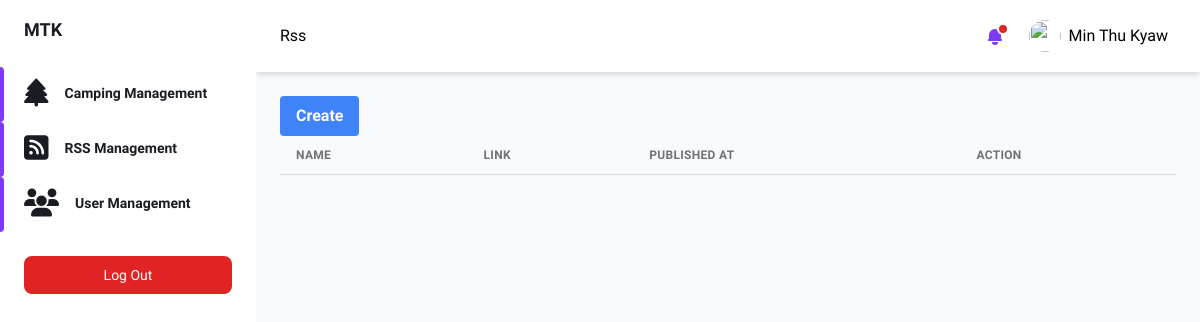
/pages/admin/rss.php (signed in), run on an earlier commit of the app's database.
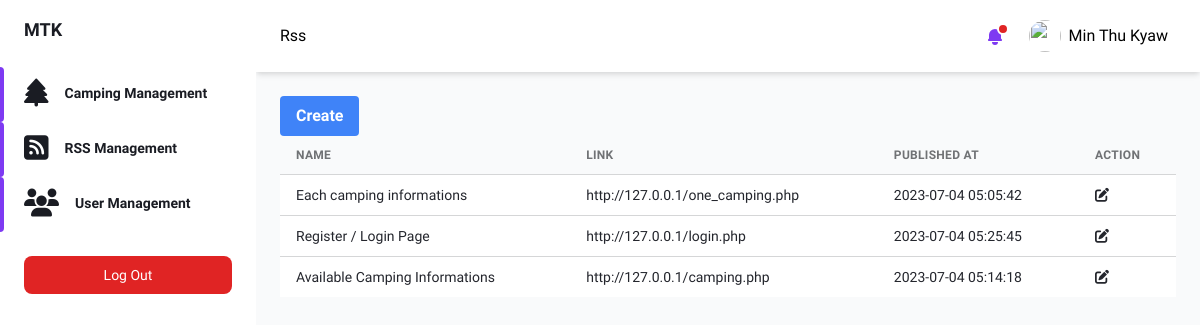
And on a later commit of the database.
### tables this page shows
CREATE TABLE `rss_feed` (
  `id` varchar(100) NOT NULL,
  `title` varchar(100) DEFAULT NULL,
  `description` text,
  `published_at` timestamp NOT NULL DEFAULT CURRENT_TIMESTAMP
);

### Controller/Rss.php (called while the page is built, shortened)
<?php
require_once("Query.php");
class RSS{
    private query $query;
    function __construct() {
        $this->query = new Query();
    }
    function getRssData() {
        $sql = "SELECT * FROM rss_feed";
        $this->rss = $this->query->executeQuery($sql, CONST_GET);
        return json_encode($this->rss);
    }
}
?>

### Controller/Query.php (called while the page is built, shortened)
<?php
require_once(CONST_BASE_PATH . "/db_connect.php");
class Query {
    private $conn;
    private array $response = [];
    public function __construct() {
        global $conn;
        $this->conn = $conn;
    }
    public function executeQuery($sql, $method) {
        $this->method = $method;
        if ($this->method === CONST_PUT) {
            $result = mysqli_query($this->conn, $sql);
            if ($result) {
                $this->response = [
                    'success' => true,
                    'message' => 'Updated successfully.'
                ];
            } else {
                $this->response = [
                    'success' => false,
                    'message' => 'Something went wrong.'
                ];
            }
            return $this->response;
        } else if ($this->method === CONST_GET) {
            $result = mysqli_query($this->conn, $sql);
            $data = mysqli_fetch_all($result, MYSQLI_ASSOC);
            return $data;
        } else if ($this->method === CONST_POST) {
            $result = mysqli_query($this->conn, $sql);
            if ($result) {
                $this->response = [
                    'success' => true,
                    'message' => 'Created successfully.'
                ];
            } else {
                $this->response = [
                    'success' => false,
                    'message' => 'Something went wrong.'
                ];
            }
            return $this->response;
        } else if ($this->method === CONST_DELETE) {
            $result = mysqli_query($this->conn, $sql);
            if ($result) {
                $this->response = [
                    'success' => true,
                    'message' => 'Deleted successfully.'
                ];
            } else {
                $this->response = [
                    'success' => false,
                    'message' => 'Something went wrong.'
                ];
            }
            return $this->response;
        }
    }
}
?>

### pages/admin/rss.php (the view, shortened to what the changed rows need)
<?php
require_once("../../Controller/Rss.php");
require_once("../../Components/admin/headerAdmin.php");
require_once("../../Components/admin/adminNavbar.php");
$rssController = new RSS();
$rssInfos = $rssController->getRssData();
$decodeRssInfos = json_decode($rssInfos, true);
$tableHeading = array(
    "Name",
    "Link",
    "Published At",
    "Action"
);
?>
<div class="container px-6 mx-auto grid p-6">
    <div class="w-full overflow-x-auto">
        <table class="w-full whitespace-no-wrap">
            <thead>
                <tr
                    class="text-xs font-semibold tracking-wide text-left text-gray-500 uppercase border-b dark:border-gray-700 bg-gray-50 dark:text-gray-400 dark:bg-gray-800"
                >
                    <?php foreach ($tableHeading as $tHead) { ?>
                        <th class="px-4 py-3">
                            <?php echo $tHead; ?>
                        </th>
                    <?php } ?>
                </tr>
            </thead>
            <tbody
                class="bg-white divide-y dark:divide-gray-700 dark:bg-gray-800"
            >
                <?php foreach ($decodeRssInfos as $rss) { ?>
                    <form action="update_rss.php" method="POST">
                        <tr class="text-gray-700 dark:text-gray-400">
                            <td class="px-4 py-3 text-sm">
                                <?php echo $rss['title']; ?>
                            </td>
                            <td class="px-4 py-3 text-sm">
                                <?php echo $rss['description']; ?>
                            </td>
                            <td class="px-4 py-3 text-sm">
                                <?php echo $rss['published_at']; ?>
                            </td>
                            <td class="px-4 py-3 text-sm">
                                <button
                                    type="submit"
                                >
                                    <i class="fa-solid fa-pen-to-square"></i>
                                </button>
                            </td>
                        </tr>
                    </form>
                <?php } ?>
            </tbody>
        </table>
    </div>
</div>
</div>
</div>
<?php
require_once("../../Components/admin/footerAdmin.php");
?>

### Components/admin/adminNavbar.php (shortened to what the changed rows need)
<?php
$navbarArr = array(
    array(
        "name" => "Camping Management",
        "icon" => "fa-solid fa-tree fa-2x",
        "path" => CONST_BASE_URL .'/pages/admin/camping.php'
    ),
    array(
        "name" => "RSS Management",
        "icon" => "fa-solid fa-square-rss fa-2x",
        "path" =>  CONST_BASE_URL . '/pages/admin/rss.php'
    ),
    array(
        "name" => "User Management",
        "icon" => "fa-solid fa-users fa-2x",
        "path" =>  CONST_BASE_URL . '/pages/admin/user.php'
    )
);
?>
<div
    id="desktop-sidebar"
    class="flex h-screen bg-gray-50 dark:bg-gray-900"
>
    <aside
        class="z-20 hidden w-64 overflow-y-auto bg-white dark:bg-gray-800 md:block flex-shrink-0"
    >
        <div class="py-4 text-gray-500 dark:text-gray-400">
            <ul class="mt-6">
                <?php foreach($navbarArr as $navbar) { ?>
                    <li class="relative px-6 py-3">
                        <span
                        class="absolute inset-y-0 left-0 w-1 bg-purple-600 rounded-tr-lg rounded-br-lg"
                        aria-hidden="true"
                        ></span>
                        <a
                            class="inline-flex items-center w-full text-sm font-semibold text-gray-800 transition-colors duration-150 hover:text-gray-800 dark:hover:text-gray-200 dark:text-gray-100"
                            href="<?php echo $navbar['path']; ?>"
                        >
                            <i class="<?php echo $navbar['icon']; ?>"></i>
                            <span class="ml-4"><?php echo $navbar['name']; ?></span>
                        </a>
                    </li>
                <?php } ?>
            </ul>
        </div>
    </aside>
    <div class="flex flex-col flex-1 w-full">
    <div class="h-full overflow-y-auto">

What changed in the data, as far as the page shows it:
added rss_feed: title "Each camping informations", description "http://127.0.0.1/one_camping.php", published_at "2023-07-04 05:05:42"
added rss_feed: title "Register / Login Page", description "http://127.0.0.1/login.php", published_at "2023-07-04 05:25:45"
added rss_feed: title "Available Camping Informations", description "http://127.0.0.1/camping.php", published_at "2023-07-04 05:14:18"
